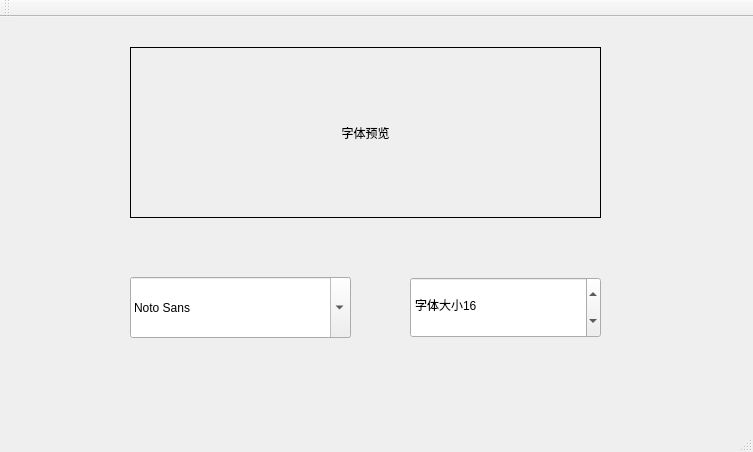
<?xml version="1.0" encoding="UTF-8"?>
<ui version="4.0">
 <class>MainWindow</class>
 <widget class="QMainWindow" name="MainWindow">
  <property name="geometry">
   <rect>
    <x>0</x>
    <y>0</y>
    <width>753</width>
    <height>452</height>
   </rect>
  </property>
  <property name="windowTitle">
   <string>MainWindow</string>
  </property>
  <widget class="QWidget" name="centralWidget">
   <widget class="QLabel" name="label">
    <property name="geometry">
     <rect>
      <x>130</x>
      <y>30</y>
      <width>471</width>
      <height>171</height>
     </rect>
    </property>
    <property name="frameShape">
     <enum>QFrame::Panel</enum>
    </property>
    <property name="text">
     <string>字体预览</string>
    </property>
    <property name="alignment">
     <set>Qt::AlignCenter</set>
    </property>
   </widget>
   <widget class="QFontComboBox" name="fontComboBox">
    <property name="geometry">
     <rect>
      <x>130</x>
      <y>260</y>
      <width>221</width>
      <height>61</height>
     </rect>
    </property>
    <property name="currentFont">
     <font>
      <family>隶书</family>
     </font>
    </property>
   </widget>
   <widget class="QSpinBox" name="spinBox">
    <property name="geometry">
     <rect>
      <x>410</x>
      <y>260</y>
      <width>191</width>
      <height>61</height>
     </rect>
    </property>
    <property name="prefix">
     <string>字体大小</string>
    </property>
    <property name="value">
     <number>16</number>
    </property>
   </widget>
  </widget>
  <widget class="QMenuBar" name="menuBar">
   <property name="geometry">
    <rect>
     <x>0</x>
     <y>0</y>
     <width>753</width>
     <height>26</height>
    </rect>
   </property>
  </widget>
  <widget class="QToolBar" name="mainToolBar">
   <attribute name="toolBarArea">
    <enum>TopToolBarArea</enum>
   </attribute>
   <attribute name="toolBarBreak">
    <bool>false</bool>
   </attribute>
  </widget>
  <widget class="QStatusBar" name="statusBar"/>
 </widget>
 <layoutdefault spacing="6" margin="11"/>
 <resources/>
 <connections/>
</ui>
